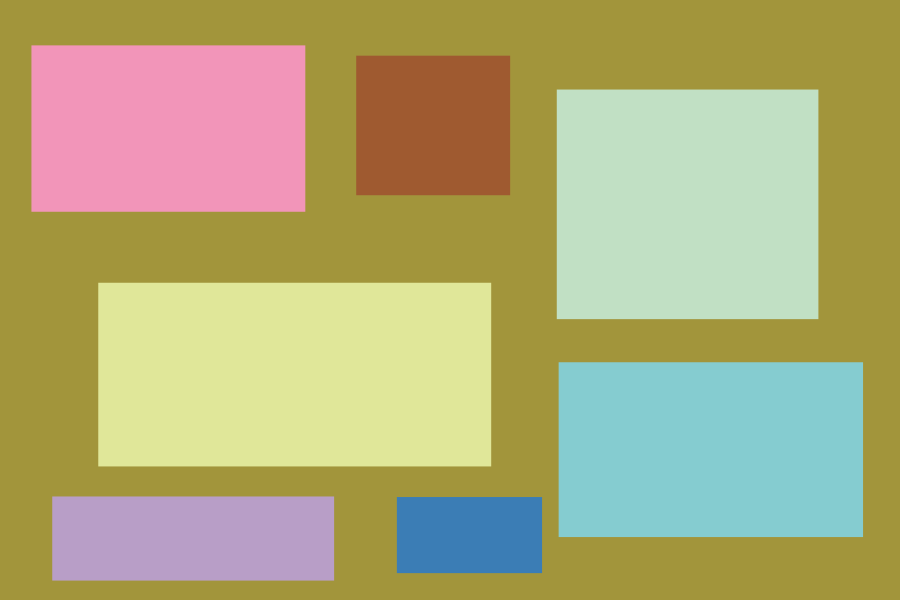
#> input picture test/leats_prefered.png, 1800 x 1200 px (shown at 1/2 size)
$ python -i image_seg_utils.py   (imports and definitions only)
#> lines starting #> are read from the running program, lines starting #| are printed output that depends on the picture
#> further down, picture is the input picture: shape (1200, 1800, 3); mean B, G, R 120.3, 171.3, 176.4
#    the code below is written modified based on the aim project:https://github.com/aalto-ui/aim
#     aim licence: MIT License


#     Copyright (c) 2018-present, User Interfaces group, Aalto University, Finland

#     Permission is hereby granted, free of charge, to any person obtaining a copy of this software and associated documentation files (the "Software"),
#     to deal in the Software without restriction, including without limitation the rights to use, copy, modify, merge, publish, distribute, sublicense,
#     and/or sell copies of the Software, and to permit persons to whom the Software is furnished to do so, subject to the following conditions:

#     The above copyright notice and this permission notice shall be included in all copies or substantial portions of the Software.

#     THE SOFTWARE IS PROVIDED "AS IS", WITHOUT WARRANTY OF ANY KIND, EXPRESS OR IMPLIED, INCLUDING BUT NOT LIMITED TO THE WARRANTIES OF MERCHANTABILITY,
#     FITNESS FOR A PARTICULAR PURPOSE AND NONINFRINGEMENT. IN NO EVENT SHALL THE AUTHORS OR COPYRIGHT HOLDERS BE LIABLE FOR ANY CLAIM,
#     DAMAGES OR OTHER LIABILITY, WHETHER IN AN ACTION OF CONTRACT, TORT OR OTHERWISE, ARISING FROM,
#     OUT OF OR IN CONNECTION WITH THE SOFTWARE OR THE USE OR OTHER DEALINGS IN THE SOFTWARE.
#!/usr/bin/env python
# -*- coding: utf-8 -*-

"""
Image segmentation utility functions.
"""


# ----------------------------------------------------------------------------
# Imports
# ----------------------------------------------------------------------------

# Third-party modules
import cv2
import numpy as np

# ----------------------------------------------------------------------------
# Metadata
# ----------------------------------------------------------------------------

__author__ = "Amir Hossein Kargaran, Markku Laine"
__date__ = "2021-08-05"
__email__ = "markku.laine@aalto.fi"
__version__ = "1.0"


# ----------------------------------------------------------------------------
# Image segmentation utility functions
# ----------------------------------------------------------------------------


# [12 lines left out: function resize_by_longest_edge, not called in this run]


def gray_to_gradient(img):
    if len(img.shape) == 3:
        img = cv2.cvtColor(img, cv2.COLOR_BGR2GRAY)
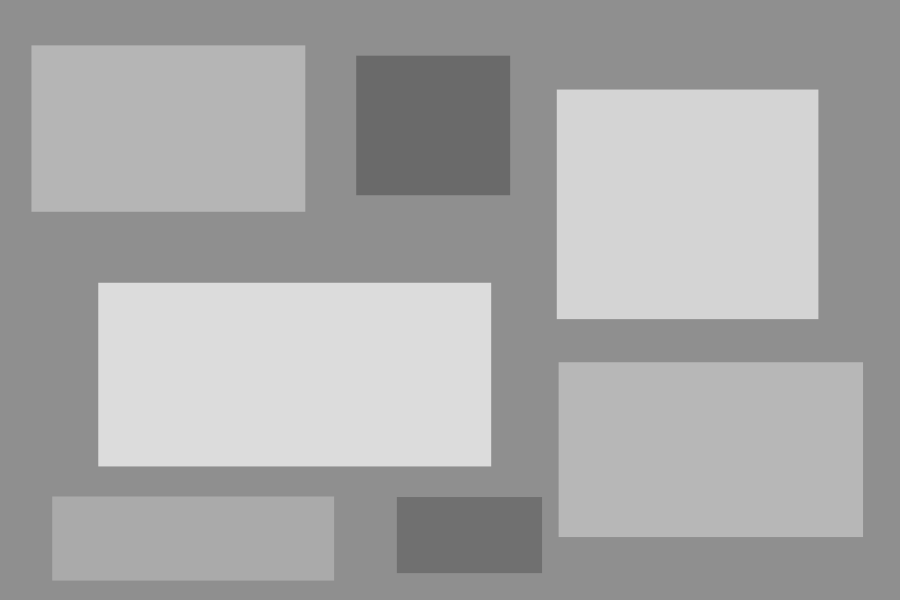
#> img: shape (1200, 1800) (shown at 1/2 size); min 106, max 220, mean 167.2
    img_f = np.copy(img)
    img_f = img_f.astype("float")

    kernel_h = np.array([[0, 0, 0], [0, -1.0, 1.0], [0, 0, 0]])
    kernel_v = np.array([[0, 0, 0], [0, -1.0, 0], [0, 1.0, 0]])
    dst1 = abs(cv2.filter2D(img_f, -1, kernel_h))
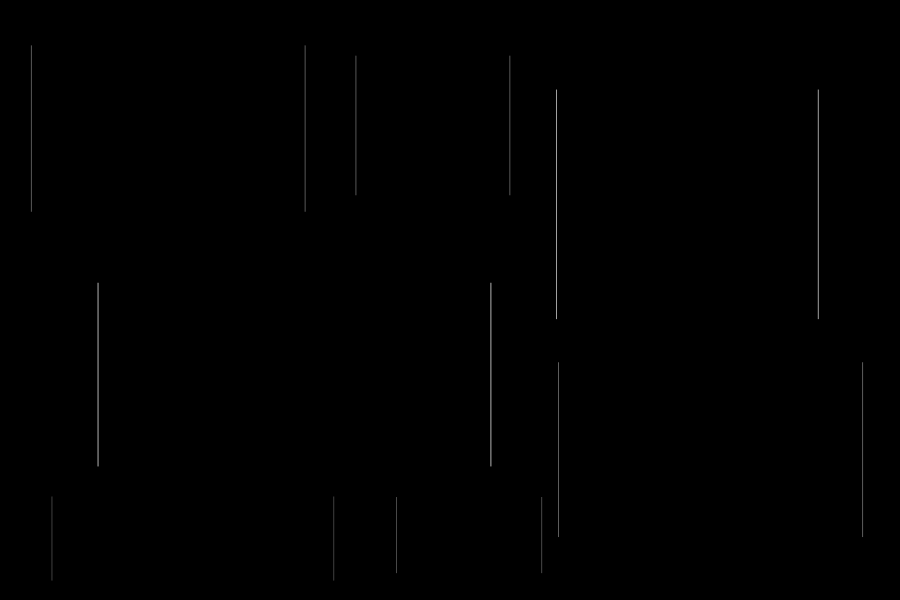
#> dst1: shape (1200, 1800) float64 (shown at 1/2 size); min 0, max 55, mean 0.1; drawn with min black and max white
    dst2 = abs(cv2.filter2D(img_f, -1, kernel_v))
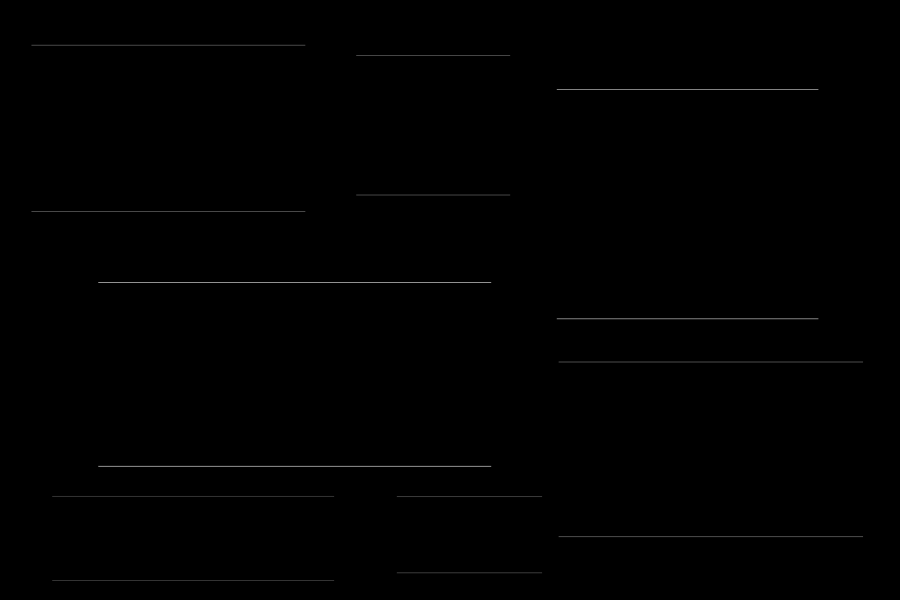
#> dst2: shape (1200, 1800) float64 (shown at 1/2 size); min 0, max 67, mean 0.2; drawn with min black and max white
    gradient = (dst1 + dst2).astype("uint8")
    return gradient


# [104 lines left out: functions binarization, draw_bounding_box, draw_boundary, corners2json, not called in this run]


# Bbox
class Bbox:
    # [14 lines left out: functions __init__, init_bound, not called in this run]

    def put_bbox(self):
        return self.col_min, self.row_min, self.col_max, self.row_max

    # [7 lines left out: function bbox_resize, not called in this run]

    def bbox_cal_area(self):
        self.box_area = self.width * self.height
        return self.box_area

    # [106 lines left out: functions bbox_relation, bbox_relation_nms, bbox_cvt_relative_position, bbox_merge, bbox_padding, not called in this run]


# Component
def cvt_compos_relative_pos(compos, col_min_base, row_min_base):
    for compo in compos:
        compo.compo_relative_position(col_min_base, row_min_base)


# [17 lines left out: functions compos_containment, compos_update, not called in this run]


class Component:
    # [28 lines left out: functions __init__, compo_update, not called in this run]

    def put_bbox(self):
        return self.bbox.put_bbox()

    # [4 lines left out: function resize, not called in this run]

    def compo_update_bbox_area(self):
        self.bbox_area = self.bbox.bbox_cal_area()

    # [181 lines left out: functions compo_get_boundary, compo_get_bbox, compo_is_rectangle, compo_is_line, compo_relation, compo_relative_position, not called in this run]

    def compo_merge(self, compo_b):
        self.bbox = self.bbox.bbox_merge(compo_b.bbox)
        self.compo_update(self.id, self.image_shape)

    # [425 lines left out: functions compo_clipping, merge_intersected_compos, rm_contained_compos_not_in_block, rm_line, compo_filter, is_block and 5 more, not called in this run]

>>> import cv2
>>> picture = cv2.imread('test/leats_prefered.png')
>>> result = gray_to_gradient(picture)
